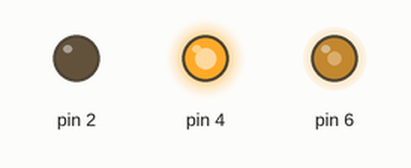
Recording of a sketch running on a simulated Arduino Uno, built with avr-gcc and run on an emulated ATmega328P. Shown: output pins drawn as LEDs (lit = HIGH).

Above: at 0.05 s.
At 0.75 s:
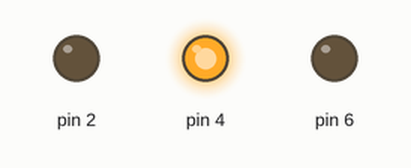
At 1.45 s:
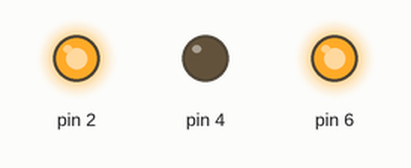
Timing chart, 0 to 3.5 s (numbered marks = the images above):
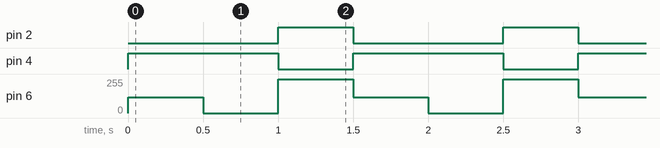

Measured:
- by itself, pin 2: alternates HIGH for 0.50 s and LOW for 1.0 s
- by itself, pin 4: alternates HIGH for 1.0 s and LOW for 0.50 s
- by itself, pin 6: repeats every 1.5 s: 0/255 0.50 s, 255/255 0.50 s, 120/255 0.50 s

The sketch:

HBRIDGE.ino
```cpp
void setup() {
  // put your setup code here, to run once:
  pinMode(2, OUTPUT);
  pinMode(4, OUTPUT);
  pinMode(6, OUTPUT);

}

void loop() {
  // put your main code here, to run repeatedly:
  analogWrite(6, 120);//TURN ON
  digitalWrite(4, HIGH);
  digitalWrite(2, LOW);
  delay(500);
  digitalWrite(6, LOW);
  delay(500);
  analogWrite(6,253);
  digitalWrite(6, HIGH);
  digitalWrite(2, HIGH);
  digitalWrite(4, LOW);
  delay(500);
}
```
